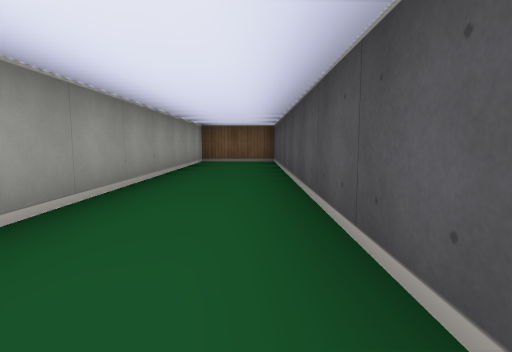
[1] (above)

13 first-person views from a walk through a cub3D maze. The camera is about half as high as the walls, tilts 6° down and sees 80° across. The floor is counted in squares. Each view is taken from the middle of a square. On the plan, view 1 faces up. The plan holds only what a view shows up to about 9 squares ahead; the rest is blank. The place goes on beyond the plan.

[2]
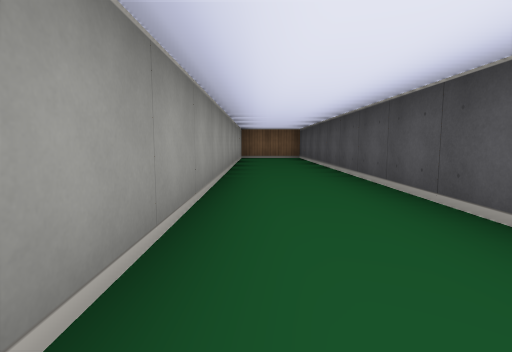

[3]
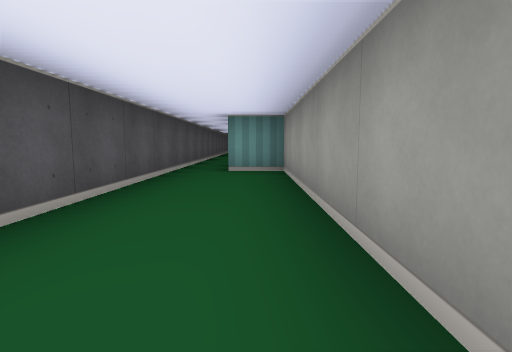

[4]
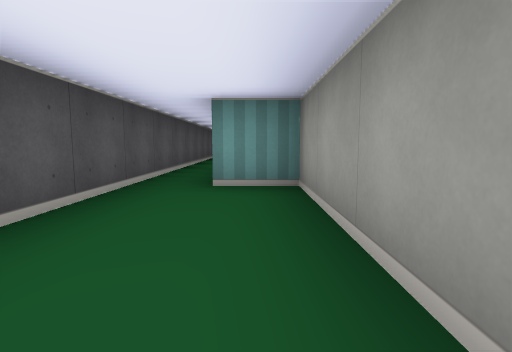

[5]
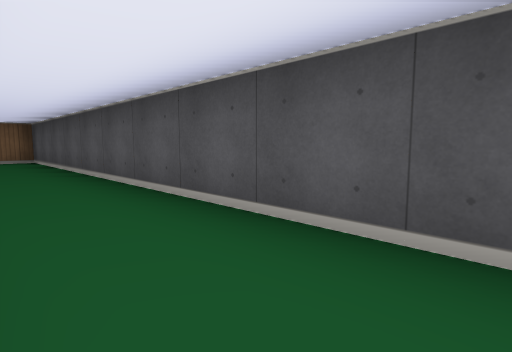

[6]
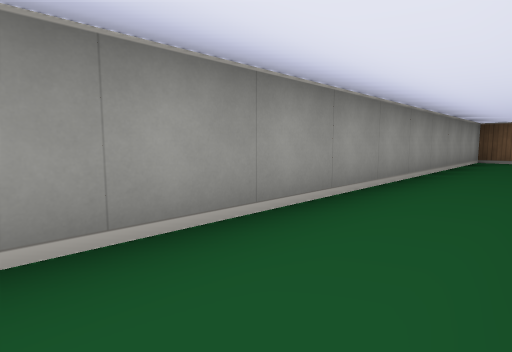

[7]
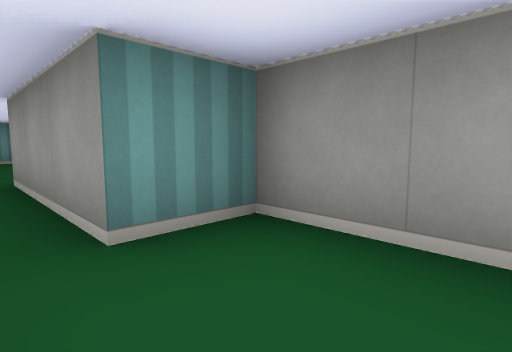

[8]
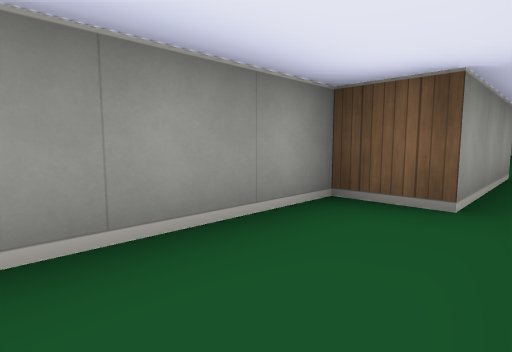

[9]
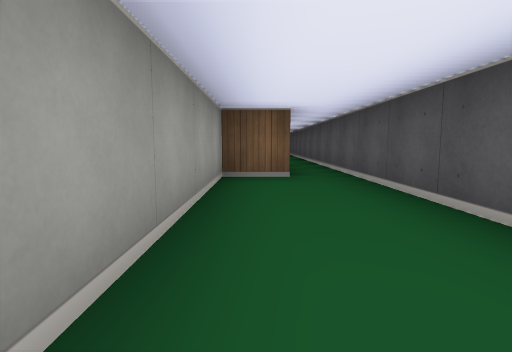

[10]
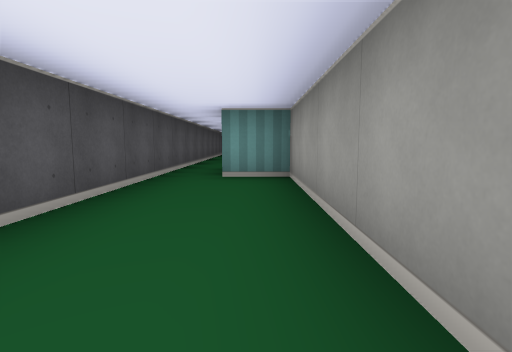

[11]
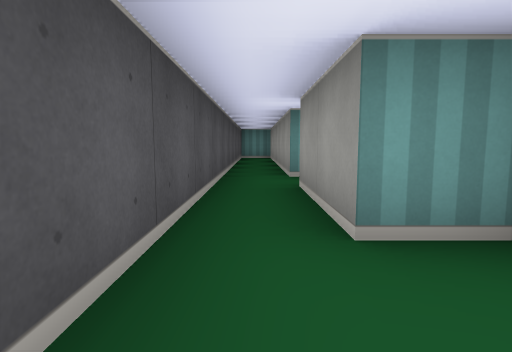

[12]
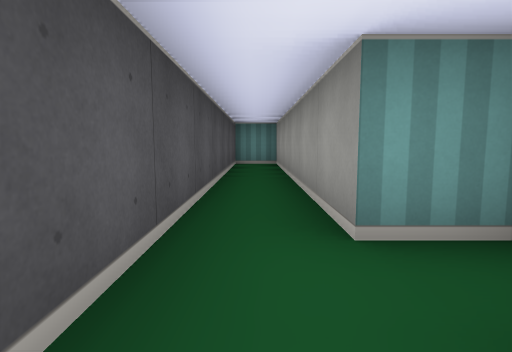

[13]
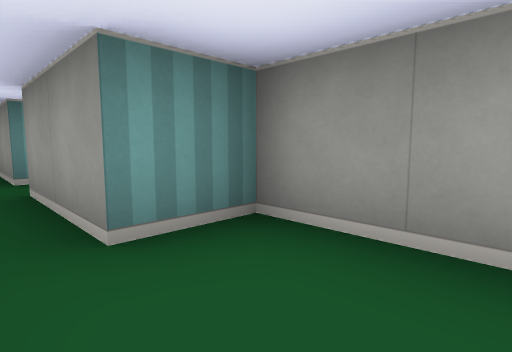

### Floor plan
Points are (right, up) in squares from view 1. A wall is a line through its corners. A room is listed if a view was taken in it or the views show most of it. See-through windows are left out.
Room 1 (views 1, 2, 3, 4, 5, 6, 7)
walls: (0.5, -3.5) (0.5, 8.5) (-1.5, 8.5) (-1.5, -3.5) (-0.5, -3.5)
ways out: opening at (0, -4) to room 2
Room 2 (views 8, 9, 10, 11, 13)
walls: (0.5, -11.5) (0.5, -3.5); (-0.5, -3.5) (-0.5, -6.5) (-1.5, -6.5) (-1.5, -11.5) (-0.5, -11.5)
ways out: opening at (0, -4) to room 1; opening at (0, -11) to room 3
Room 3 (view 12)
walls: (-1.4, -14.5) (-0.5, -14.5) (-0.5, -20.5) (0.5, -20.5) (0.5, -11.5); (-0.5, -11.5) (-0.5, -13.5)
ways out: opening at (0, -11) to room 2

Positions as (right, up) in squares from view 1, and headings:
1: (0, 0), facing up
2: (-1, -2), facing up
3: (-1, 2), facing down
4: (-1, 0), facing down
5: (-1, -1), facing up-right
6: (0, -1), facing up-left
7: (0, -2), facing down-left
8: (0, -9), facing up-left
9: (-1, -11), facing up
10: (-1, -7), facing down
11: (0, -10), facing down
12: (0, -13), facing down
13: (0, -10), facing down-left
